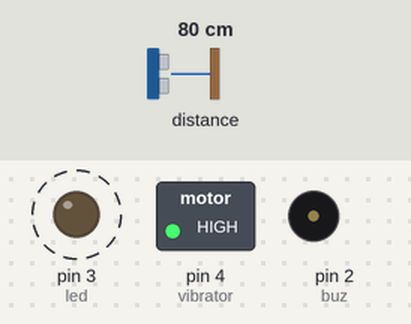
The sketch below on a simulated Arduino Uno, built with avr-gcc and run on an emulated ATmega328P. Shown: switched loads named in the sketch (green lamp = pin HIGH), output pins drawn as LEDs (lit = HIGH), buzzer (waves = sounding, pin HIGH). Wiring (inferred from the names in the program): ultrasonic range finder: trigger pin 1; echo pin 0. Dashed ring = blinking. Inputs (shaded band) come from the test bench; at power-on: distance to the obstacle 80 cm. The echo pulse lasts 58.3 µs per cm; pins used as bus, display or sensor lines are not drawn.

Above: at 2.97 s.
3.3 s: distance to the obstacle set to 105 cm
6.3 s: distance to the obstacle set to 116 cm
At 7.4 s:
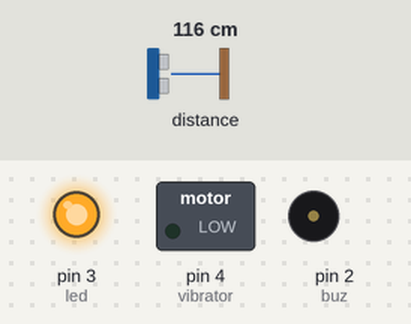
7.8 s: distance to the obstacle set to 107 cm
At 8.14 s:
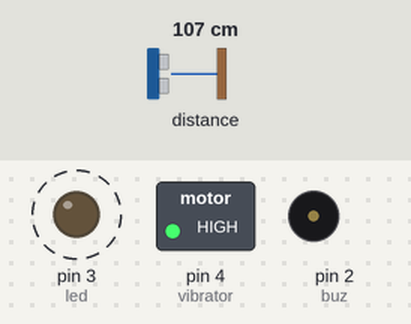
10.8 s: distance to the obstacle set to 120 cm
At 12.0 s:
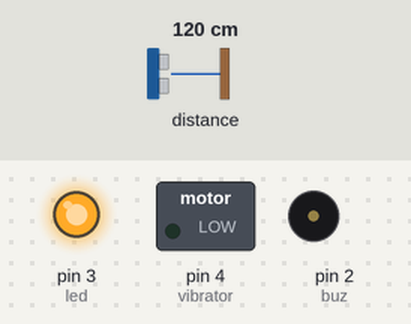
Timing chart, 0 to 13.3 s (numbered marks = the images above; inputs shaded):
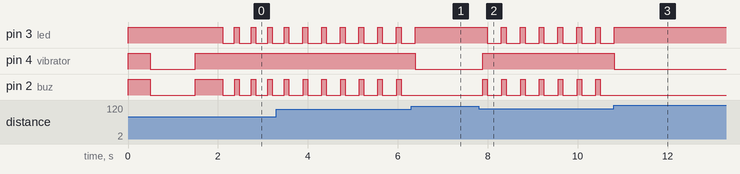

Measured:
- the behaviour switches between 110 and 111 cm on distance to the obstacle (found by bisection; images 0 and 1)
- after the input at 6.3 s, pin 3 (led): goes on until 6.4 s, then stays HIGH; pin 4 (vibrator): HIGH → LOW after 0.08 s; pin 2 (buz): stops changing and stays LOW
- after the input at 7.8 s, pin 3 (led): alternates HIGH for 0.11 s and LOW for 0.31 s, starting after 0.19 s; pin 4 (vibrator): LOW → HIGH after 0.09 s; pin 2 (buz): alternates HIGH for 0.10 s and LOW for 0.32 s, starting after 0.09 s
- after the input at 10.8 s, pin 3 (led): goes on until 10.8 s, then stays HIGH; pin 4 (vibrator): HIGH → LOW at once; pin 2 (buz): stops changing and stays LOW
- by itself, pin 3 (led): alternates HIGH for 0.11 s and LOW for 0.31 s
- by itself, pin 2 (buz): alternates HIGH for 0.10 s and LOW for 0.32 s

The sketch:

Third_eye_for_blinds.ino
```cpp
//Code by : Engr Din Muhammad - www.projexels.com


  const int pingTrigPin = 1; //Trigger connected to PIN 1
  const int pingEchoPin = 0; //Echo connected yo PIN 0
  int buz=2; //Buzzer to PIN  2
  int vibrator = 4;  //vibrator to PIN 4
  int led=3;   // LEd to pin 3
  void setup() {
 // Serial.begin(9600);
  pinMode(buz, OUTPUT);
  pinMode(vibrator, OUTPUT);
  pinMode(led, OUTPUT);


  digitalWrite(led, HIGH);
  digitalWrite(buz, HIGH);
  digitalWrite(vibrator, HIGH);
  delay(500);
  digitalWrite(buz, LOW);
  digitalWrite(vibrator, LOW);
  delay(1000);
  digitalWrite(buz, HIGH);
  digitalWrite(vibrator, HIGH);
  delay(500);
  digitalWrite(buz, LOW);
  digitalWrite(vibrator, LOW);


  }
  void loop()
  {

  digitalWrite(led, HIGH);
 digitalWrite(vibrator, LOW);
  long duration, cm;
  pinMode(pingTrigPin, OUTPUT);
  digitalWrite(pingTrigPin, LOW);
  delayMicroseconds(2);
  digitalWrite(pingTrigPin, HIGH);
  delayMicroseconds(5);
  digitalWrite(pingTrigPin, LOW);
  pinMode(pingEchoPin, INPUT);
  duration = pulseIn(pingEchoPin, HIGH);
   cm = microsecondsToCentimeters(duration);
  if(cm<=110 && cm>0)
  {
  int d= map(cm, 1, 100, 20, 200);
  digitalWrite(buz, HIGH);
  digitalWrite(vibrator, HIGH);
  digitalWrite(led, HIGH);
  delay(100);
  digitalWrite(buz, LOW);
  digitalWrite(led, LOW);
//  digitalWrite(vibrator, LOW);
  delay(d);
  }
//  Serial.print(cm);
//  Serial.print("cm");
//  Serial.println();
  delay(100);
  }
  long microsecondsToCentimeters(long microseconds)
  {
  return microseconds / 29 / 2;
  }
```
